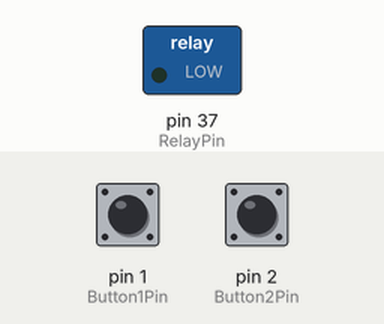
Bench run of a sketch on a simulated Arduino Mega 2560, built with avr-gcc and run on an emulated ATmega2560. Parts: switched loads named in the sketch (green lamp = pin HIGH). The test bench sets the inputs (shaded band); at power-on: pin 1 (Button1Pin) HIGH, pin 2 (Button2Pin) HIGH.

Above: at 1.2 s.
1.3 s: pin 1 (Button1Pin) pulled LOW for 0.15 s
At 1.7 s:
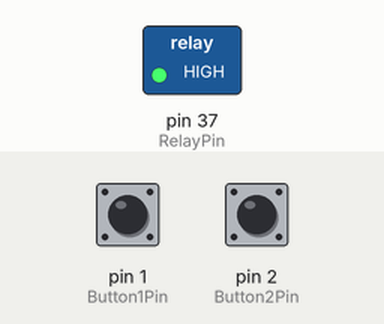
2.9 s: pin 2 (Button2Pin) pulled LOW for 0.15 s
At 4.1 s:
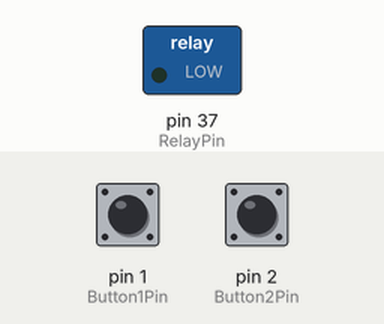
4.5 s: pin 1 (Button1Pin) pulled LOW for 1 s
At 5.4 s:
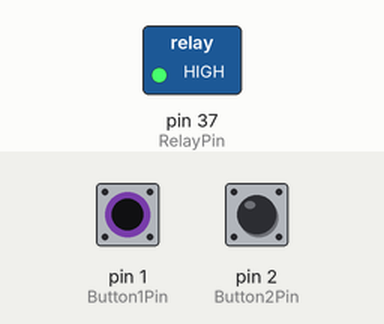
7.0 s: pin 1 (Button1Pin) driven LOW and pin 2 (Button2Pin) driven LOW
At 7.5 s:
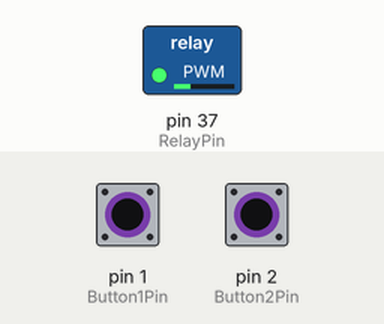
8.5 s: pin 2 (Button2Pin) driven HIGH
At 9.1 s:
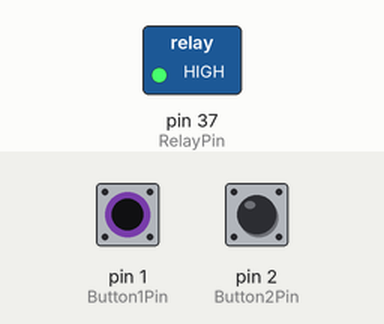
Timing chart, 0 to 11.0 s (numbered marks = the images above; inputs shaded):
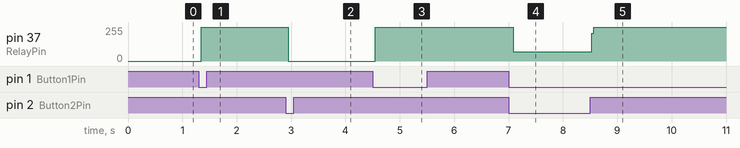

Measured:
- after the input at 1.3 s, pin 37 (RelayPin): 0/255 → 255/255 after 0.05 s
- after the input at 2.9 s, pin 37 (RelayPin): 255/255 → 0/255 after 0.05 s
- after the input at 4.5 s, pin 37 (RelayPin): 0/255 → 255/255 after 0.05 s
- after the input at 7.0 s, pin 37 (RelayPin): 255/255 → 69/255 after 0.09 s
- after the input at 8.5 s, pin 37 (RelayPin): 69/255 → 255/255 at once

The sketch:

BUTTON_CONTROL_RELAY.ino
```cpp
const int Button1Pin = 1; /* PIN FOR BUTTON 1 */
const int Button2Pin = 2; /* PIN FOR BUTTON 2 */
const int RelayPin = 37;  /* PIN FOR THE RELAY  */

/* TIMING VARIABLES FOR DEBOUNCING  */
unsigned long lastDebounceTime1 = 0;
unsigned long lastDebounceTime2 = 0;
unsigned long debounceDelay = 50; /* MILLISECONDS */

/* CURRENT BUTTON STATES   */
int button1State = HIGH; /* INITIAL STATE (HIGH MEANS NOT PRESSED) */
int button2State = HIGH; /* INITIAL STATE (HIGH MEANS NOT PRESSED) */
int relayState = LOW;    /* RELAY INITIAL STATE */

void setup() {
  pinMode(Button1Pin, INPUT_PULLUP);  /* BUTTON 1 INPUT WITH INTERNAL PULL-UP RESISTOR  */
  pinMode(Button2Pin, INPUT_PULLUP);  /* BUTTON 2 INPUT WITH INTERNAL PULL-UP RESISTOR  */
  pinMode(RelayPin, OUTPUT);          /* RELAY PIN AS OUTPUT  */
  digitalWrite(RelayPin, relayState); /* INITIALIZE RELAY STATE */
}

void loop() {
  /* READ BUTTON STATES */
  int reading1 = digitalRead(Button1Pin);
  int reading2 = digitalRead(Button2Pin);

  /* HANDLE BUTTON 1 (TURN ON RELAY)  */
  if (reading1 != button1State) {
    lastDebounceTime1 = millis(); /* RESET THE DEBOUNCE TIMER  */
  }

  if ((millis() - lastDebounceTime1) > debounceDelay) {
    if (reading1 == LOW) { /* BUTTON PRESSED  */
      relayState = HIGH;   /* SET RELAY ON */
      digitalWrite(RelayPin, relayState);
    }
  }

  /* HANDLE BUTTON 2 (TURN ON RELAY)  */
  if (reading2 != button2State) {
    lastDebounceTime2 = millis(); /* RESET THE DEBOUNCE TIMER  */
  }

  if ((millis() - lastDebounceTime2) > debounceDelay) {
    if (reading2 == LOW) { /* BUTTON PRESSED  */
      relayState = LOW;    /* SET RELAY OFF */
      digitalWrite(RelayPin, relayState);
    }
  }

  /* UPDATE BUTTON STATES  */
  button1State = reading1;
  button2State = reading2;
}  
```
